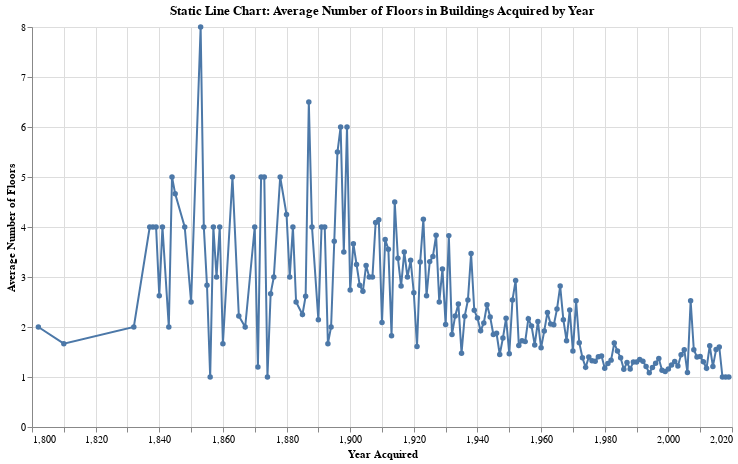

Notebook code cell kept with this figure:
### Markdown cell above
**Static Line Chart - Average number of floors acquired by year**

### Code cell
import altair as alt

# Aggregate data for the line chart
line_data = df.groupby('Year Acquired').agg({'Total Floors': 'mean'}).reset_index()

# Create the line chart
line_chart = alt.Chart(line_data).mark_line(point=True).encode(
    x=alt.X('Year Acquired:Q', title='Year Acquired'),
    y=alt.Y('Total Floors:Q', title='Average Number of Floors'),
    tooltip=['Year Acquired', 'Total Floors']
).properties(
    title="Static Line Chart: Average Number of Floors in Buildings Acquired by Year",
    width=700,
    height=400
)

# Save the chart as an HTML file
line_chart.save("C:\\Users\\naren\\Desktop\\Data visualisation Files\\line_chart.json")

line_chart

### Figure 1 — Vega-Lite specification as saved in the notebook (floating-point values rounded to 4 significant figures; data arrays with more than 128 entries replaced by an {"elided": "..."} marker saying what was removed)
{"config": {"view": {"continuousWidth": 300, "continuousHeight": 300}}, "data": {"name": "data-febeed648b2e26daed95f482c84b98d8"}, "mark": {"type": "line", "point": true}, "encoding": {"tooltip": [{"field": "Year Acquired", "type": "quantitative"}, {"field": "Total Floors", "type": "quantitative"}], "x": {"field": "Year Acquired", "title": "Year Acquired", "type": "quantitative"}, "y": {"field": "Total Floors", "title": "Average Number of Floors", "type": "quantitative"}}, "height": 400, "title": "Static Line Chart: Average Number of Floors in Buildings Acquired by Year", "width": 700, "$schema": "https://vega.github.io/schema/vega-lite/v5.20.1.json", "datasets": {"data-febeed648b2e26daed95f482c84b98d8": {"elided": "170 records"}}}
